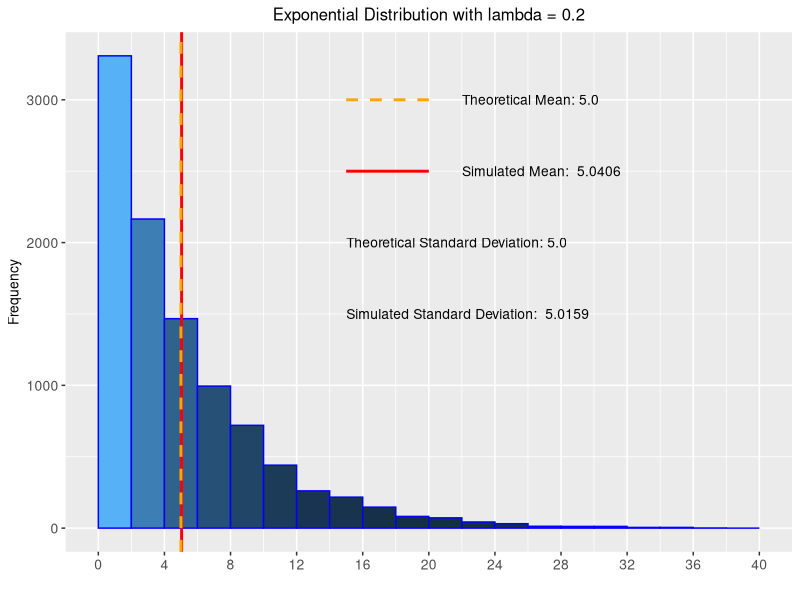
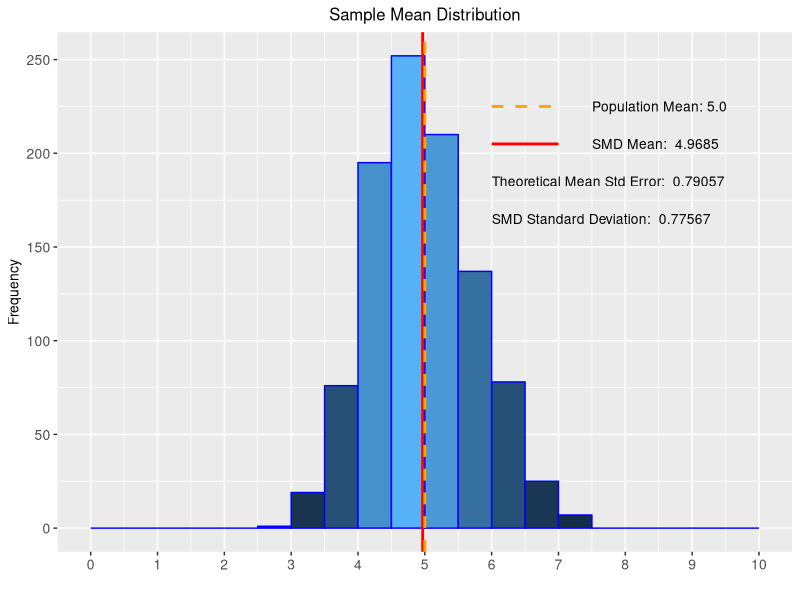
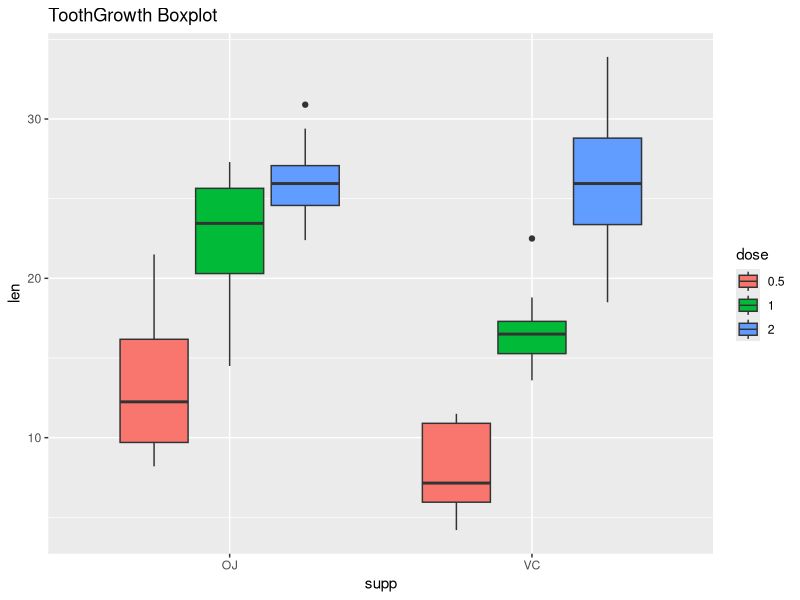

Reproduce these figures in R, in order. (Note: this script raises an error after producing the figures.)
## ---- chunk 1
docdate <- format(Sys.Date(),"%d %b %Y")
## ---- chunk 2
knitr::opts_chunk$set(echo = TRUE, warning = FALSE, cache = FALSE, include = TRUE)
shhh <- suppressPackageStartupMessages 
shhh(library(ggplot2))
shhh(library(dplyr))
shhh(library(knitr))
shhh(library(scales))
## ---- chunk 3
ed_raw <- data.frame(samples = rexp(10000,rate=0.2))
mu_raw <- format(mean(ed_raw$samples),digits = 5)
sd_raw <- format(sd(ed_raw$samples),digits = 5)
## ---- chunk 4
means <- NULL
for (i in 1:1000) {
    means <- c(means, mean(rexp(40,0.2)))
}
smd <- data.frame(means = means)
mu_smd <- format(mean(smd$means),digits = 5)
sd_smd <- format(sd(smd$means),digits = 5)
## ---- chunk 5
ci_smd_l <- format(mean(smd$means)-qt(.975,39,lower.tail = TRUE)*(5/sqrt(40)),digits = 3)
ci_smd_u <- format(mean(smd$means)+qt(.975,39,lower.tail = TRUE)*(5/sqrt(40)),digits = 3)
## ---- chunk 6
seg_start <- 15
seg_end   <- 20
key_text_start <- 22
top_height <- 3000
line_space <- 500
text_size <- 3.5
print (
    ggplot(data = ed_raw, aes(x=samples)) +
        geom_histogram(breaks=seq(0,40,by=2)
                       , col = "blue"
                       , aes(fill = ..count..)) +
        geom_vline(xintercept=mean(ed_raw$samples)
                   ,col="red"
                   , lwd = 1) +
        geom_vline(xintercept = 5
                   , col = "orange"
                   , linetype = "dashed"
                   , lwd = 1) +
        scale_x_continuous(breaks = c(seq(0,40,4))) +
        annotate(geom = "segment", x = seg_start, xend = seg_end
                 , y = top_height, yend = top_height
                 , col = "orange"
                 , linetype = "dashed"
                 , lwd = 1) +
        annotate(geom = "text", x = key_text_start, y = top_height
                 , label = "Theoretical Mean: 5.0"
                 , size = text_size
                 , hjust = 0) +
        annotate(geom = "segment", x = seg_start, xend = seg_end
                 , y = top_height - line_space, yend = top_height - line_space
                 , col = "red"
                 , lwd = 1) +
        annotate(geom = "text", x = key_text_start, y = top_height - line_space
                 , label = paste("Simulated Mean: "
                                 , format(mean(ed_raw$samples),digits = 5))
                 , size = text_size
                 , hjust = 0) +
        annotate(geom = "text", x = seg_start, y = top_height - 2*line_space
                 , label = paste("Theoretical Standard Deviation: 5.0")
                 , size = text_size
                 , hjust = 0) +
        annotate(geom = "text", x = seg_start, y = top_height - 3*line_space
                 , label = paste("Simulated Standard Deviation: "
                                 , format(sd(ed_raw$samples),digits = 5))
                 , size = text_size
                 , hjust = 0) +
        labs(title = "Exponential Distribution with lambda = 0.2"
             , x = ""
             , y = "Frequency") +
        theme(legend.position = ""
              , title = element_text(size = 10)
              , plot.title = element_text(hjust = 0.5, size = 12)
              , axis.text = element_text(size = 10)) 
)
## ---- chunk 7
seg_start <- 6
seg_end   <- 7
key_text_start <- 7.5
top_height <- 225
line_space <- 20
text_size <- 3.5

print (
    ggplot(data = smd, aes(x=means)) +
        geom_histogram(breaks=seq(0,10,by=0.5)
                       , col = "blue"
                       , aes(fill = ..count..)) +
        geom_vline(xintercept=mean(smd$means)
                   ,col="red"
                   , lwd = 1) +
        geom_vline(xintercept = 5
                   , col = "orange"
                   , linetype = "dashed"
                   , lwd = 1) +
        scale_x_continuous(breaks = c(seq(0,10,1))) +
        annotate(geom = "segment", x = seg_start, xend = seg_end
                 , y = top_height, yend = top_height
                 , col = "orange"
                 , linetype = "dashed"
                 , lwd = 1) +
        annotate(geom = "text", x = key_text_start, y = top_height
                 , label = "Population Mean: 5.0"
                 , size = text_size
                 , hjust = 0) +
        annotate(geom = "segment", x = seg_start, xend = seg_end
                 , y = top_height - line_space, yend = top_height - line_space
                 , col = "red"
                 , lwd = 1) +
        annotate(geom = "text", x = key_text_start, y = top_height - line_space
                 , label = paste("SMD Mean: "
                                 , format(mean(smd$means),digits = 5))
                 , size = text_size
                 , hjust = 0) +
        annotate(geom = "text", x = seg_start, y = top_height - 2*line_space
                 , label = paste("Theoretical Mean Std Error: "
                                 , format(5/sqrt(40),digits = 5))
                 , size = text_size
                 , hjust = 0) +
        annotate(geom = "text", x = seg_start, y = top_height - 3*line_space
                 , label = paste("SMD Standard Deviation: "
                                 , format(sd(smd$means),digits = 5))
                 , size = text_size
                 , hjust = 0) +
        labs(title = "Sample Mean Distribution"
             , x = ""
             , y = "Frequency") +
        theme(legend.position = ""
              , title = element_text(size = 10)
              , plot.title = element_text(hjust = 0.5, size = 12)
              , axis.text = element_text(size = 10)) 
)
## ---- chunk 8
data(ToothGrowth)
head(ToothGrowth)
summary(ToothGrowth)
## ---- chunk 9
ToothGrowth$dose <- as.factor(ToothGrowth$dose)
summary(ToothGrowth)
## ---- chunk 10
g <- ggplot(data=ToothGrowth, aes(x=supp, y=len, fill=dose))
g <- g + labs(title = "ToothGrowth Boxplot")
print(g + geom_boxplot())
## ---- chunk 11
t <- t.test(len~supp, data=ToothGrowth, paired=FALSE, var.equal=FALSE, alternative = "greater")
print(t)
## ---- chunk 12
g1 <- ToothGrowth[ToothGrowth$dose == "0.5", 1]
g2 <- ToothGrowth[ToothGrowth$dose == "2", 1]
t <- t.test(g1, g2, data=ToothGrowth, paired=FALSE, var.equal=FALSE, alternative = "less")
print(t)
